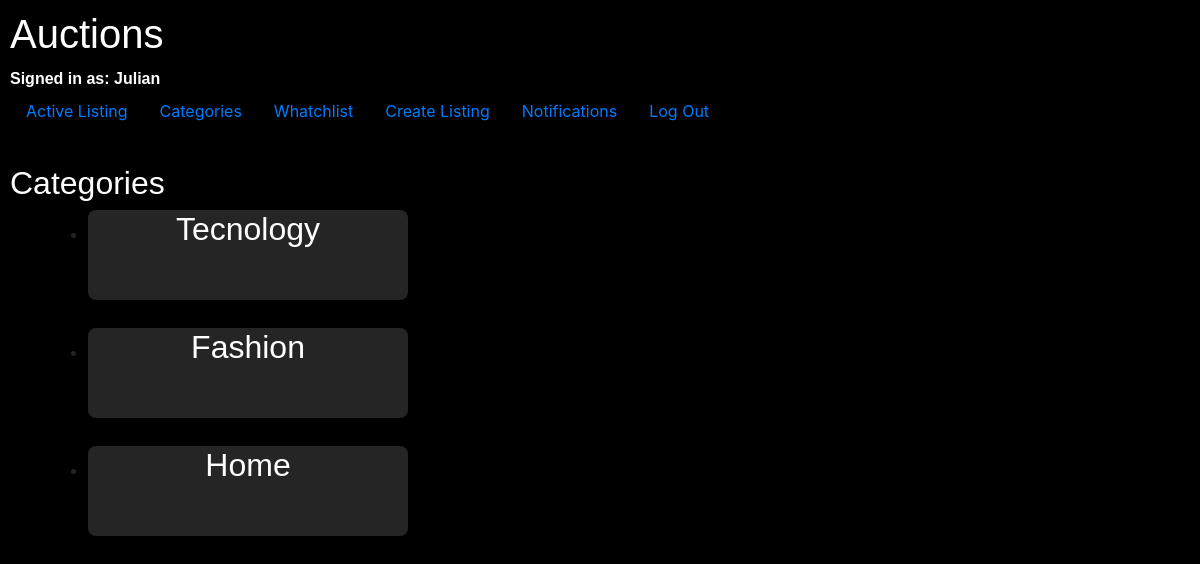
The page /categories (signed in) on the database its author committed.
### auctions/models.py (models this page shows, shortened)
class User(AbstractUser):
    pass

class Subasta(models.Model):
    titulo = models.CharField(max_length=50)
    descripcion = models.CharField(max_length=300)
    categoria = models.CharField(max_length=20, choices=CATEGORIAS_CHOICES, default='Hogar')
    precioInicial = models.IntegerField()
    imagen = models.ImageField(upload_to = 'subastas', null= True)
    usuario = models.ForeignKey(Usuario, on_delete=models.CASCADE, related_name="subastasU")
    comentarios = models.ManyToManyField(Comentario, blank=True, related_name="subastasC")
    ofertas = models.ManyToManyField(Oferta, blank=True, related_name="subastasO")
    estado = models.BooleanField(default=True)

### auctions/views.py (the view)
# urls.py: path("categories", views.categorias, name="categorias"),
@login_required
def categorias(request):
     categorias = set()
     subastas = Subasta.objects.all()
     for i in range(len(subastas)):
         categorias.add(subastas[i].categoria)
     return render(request, 'auctions/categorias.html', {
        "categorias": categorias
    })

### auctions/templates/auctions/categorias.html
{% extends "auctions/layout.html" %}
{% load static %}
{% block seguimiento %}
<li class="nav-item">
    <a class="nav-link" href="{% url 'seguimiento' 0 user.id  %}">Whatchlist</a>
</li>
{% endblock%}
{% block body %}
<h2 class="titulo" >Categories</h2>
<ul>
    {% for cat in categorias %}
    <li class="confirmacionSeg">
        <h2 class="tituloConfirmacionSeg">
            <a class="tituloConfirmacionSeg" href="{% url 'categoria' cat%}">{{cat}}</a>
        </h2>
     </li>
    <br>
    {% endfor %}
</ul>
{% endblock %}

### auctions/templates/auctions/layout.html (shortened to what this page needs)
{% load static %}
<!DOCTYPE html>
<html lang="en">
    <head>
        <link rel="stylesheet" href="https://stackpath.bootstrapcdn.com/bootstrap/4.4.1/css/bootstrap.min.css">
        <link href="{% static 'auctions/styles.css' %}" rel="stylesheet">
        <link href="{% static 'auctions/css.css' %}" rel="stylesheet">
    </head>
    <body>
        <h1 class="titulo">Auctions</h1>
        <div>
            {% if user.is_authenticated %}
                 <strong class = "titulo">Signed in as: {{ user.username}} </strong>
            {% else %}
                Not signed in.
            {% endif %}
        </div>
        <ul class="nav">
            <li class="nav-item">
                <a class="nav-link"  href="{% url 'index' %}">Active Listing</a>
            </li>
            {% if user.is_authenticated %}
                <li class="nav-item">
                    <a class="nav-link" href="{% url 'categorias' %}">Categories</a>
                </li>
                {% block seguimiento %}
                {% endblock %}
                <li class="nav-item">
                    <a class="nav-link" href="{% url 'agregarS' user.id %}">Create Listing</a>
                </li>
                <li class="nav-item">
                    <a class="nav-link" href="{% url 'notificar' user.id %}">Notifications</a>
                </li>
                <li class="nav-item">
                    <a class="nav-link" href="{% url 'logout' %}">Log Out</a>
                </li>
            {% endif %}
        </ul>
        <hr>
        {% block body %}
        {% endblock %}
    </body>
</html>

### auctions/static/auctions/styles.css (style rules this page uses)
body { padding: 10px; }

### auctions/static/auctions/css.css (style rules this page uses)
body { background: rgb(0, 0, 0); }
.titulo { color: rgb(255, 255, 255); font-family: 'Gill Sans', 'Gill Sans MT', Calibri, 'Trebuchet MS', sans-serif; }
.tituloConfirmacionSeg { color:rgb(255, 255, 255); text-align:center; font-family: 'Gill Sans', 'Gill Sans MT', Calibri, 'Trebuchet MS', sans-serif; margin-top:4px; }
.confirmacionSeg { width:320px; height:90px; background:rgb(37, 37, 37); margin-left:38px; border-radius:8px; }

### rows shown on the page
User: username "Julian"
Subasta: categorias "Tecnology"
Subasta: categorias "Fashion"
Subasta: categorias "Home"
